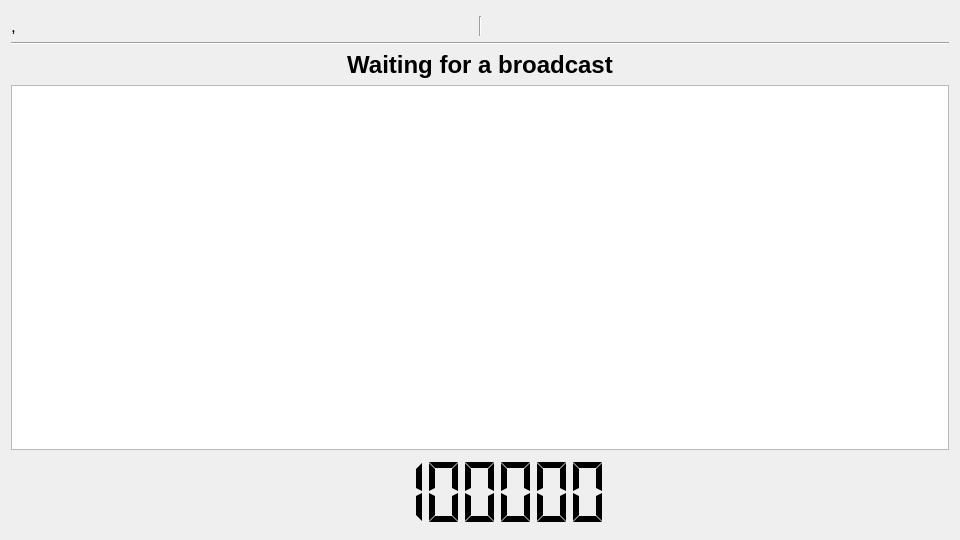
<?xml version="1.0" encoding="UTF-8"?>
<ui version="4.0">
 <class>FightclubTeleprinter</class>
 <widget class="QMainWindow" name="FightclubTeleprinter">
  <property name="geometry">
   <rect>
    <x>0</x>
    <y>0</y>
    <width>960</width>
    <height>540</height>
   </rect>
  </property>
  <property name="minimumSize">
   <size>
    <width>720</width>
    <height>405</height>
   </size>
  </property>
  <property name="windowTitle">
   <string>Fightclub Teleprinter</string>
  </property>
  <property name="locale">
   <locale language="English" country="UnitedStates"/>
  </property>
  <widget class="QWidget" name="centralWidget">
   <layout class="QVBoxLayout" name="verticalLayout">
    <item>
     <spacer name="verticalSpacer">
      <property name="orientation">
       <enum>Qt::Vertical</enum>
      </property>
      <property name="sizeType">
       <enum>QSizePolicy::Fixed</enum>
      </property>
      <property name="sizeHint" stdset="0">
       <size>
        <width>20</width>
        <height>5</height>
       </size>
      </property>
     </spacer>
    </item>
    <item>
     <layout class="QHBoxLayout" name="horizontalLayout">
      <item>
       <widget class="QLabel" name="problabel">
        <property name="font">
         <font>
          <pointsize>13</pointsize>
         </font>
        </property>
        <property name="text">
         <string>&lt;ApplicationName&gt;, &lt;Version&gt;</string>
        </property>
        <property name="textFormat">
         <enum>Qt::PlainText</enum>
        </property>
        <property name="alignment">
         <set>Qt::AlignBottom|Qt::AlignLeading|Qt::AlignLeft</set>
        </property>
        <property name="wordWrap">
         <bool>true</bool>
        </property>
       </widget>
      </item>
      <item>
       <widget class="Line" name="line_2">
        <property name="sizePolicy">
         <sizepolicy hsizetype="Fixed" vsizetype="Preferred">
          <horstretch>0</horstretch>
          <verstretch>0</verstretch>
         </sizepolicy>
        </property>
        <property name="orientation">
         <enum>Qt::Vertical</enum>
        </property>
       </widget>
      </item>
      <item>
       <widget class="QLabel" name="perflabel">
        <property name="font">
         <font>
          <pointsize>13</pointsize>
         </font>
        </property>
        <property name="frameShape">
         <enum>QFrame::NoFrame</enum>
        </property>
        <property name="text">
         <string>&lt;empty&gt;</string>
        </property>
        <property name="textFormat">
         <enum>Qt::PlainText</enum>
        </property>
        <property name="alignment">
         <set>Qt::AlignBottom|Qt::AlignRight|Qt::AlignTrailing</set>
        </property>
        <property name="wordWrap">
         <bool>true</bool>
        </property>
       </widget>
      </item>
     </layout>
    </item>
    <item>
     <widget class="Line" name="line">
      <property name="orientation">
       <enum>Qt::Horizontal</enum>
      </property>
     </widget>
    </item>
    <item>
     <widget class="QLabel" name="phaselabel">
      <property name="sizePolicy">
       <sizepolicy hsizetype="Minimum" vsizetype="Preferred">
        <horstretch>0</horstretch>
        <verstretch>0</verstretch>
       </sizepolicy>
      </property>
      <property name="font">
       <font>
        <pointsize>18</pointsize>
        <weight>75</weight>
        <bold>true</bold>
       </font>
      </property>
      <property name="text">
       <string>Waiting for a broadcast</string>
      </property>
      <property name="textFormat">
       <enum>Qt::PlainText</enum>
      </property>
      <property name="alignment">
       <set>Qt::AlignCenter</set>
      </property>
      <property name="wordWrap">
       <bool>true</bool>
      </property>
     </widget>
    </item>
    <item>
     <widget class="ThemeClockWidget" name="clockwidget">
      <property name="sizePolicy">
       <sizepolicy hsizetype="Expanding" vsizetype="Expanding">
        <horstretch>0</horstretch>
        <verstretch>5</verstretch>
       </sizepolicy>
      </property>
      <property name="renderHints">
       <set>QPainter::Antialiasing|QPainter::SmoothPixmapTransform|QPainter::TextAntialiasing</set>
      </property>
     </widget>
    </item>
    <item>
     <widget class="QLCDNumber" name="lcdtimedisplay">
      <property name="sizePolicy">
       <sizepolicy hsizetype="Minimum" vsizetype="Minimum">
        <horstretch>1</horstretch>
        <verstretch>1</verstretch>
       </sizepolicy>
      </property>
      <property name="frameShape">
       <enum>QFrame::NoFrame</enum>
      </property>
      <property name="digitCount">
       <number>7</number>
      </property>
      <property name="segmentStyle">
       <enum>QLCDNumber::Flat</enum>
      </property>
      <property name="intValue" stdset="0">
       <number>8888888</number>
      </property>
     </widget>
    </item>
   </layout>
  </widget>
 </widget>
 <layoutdefault spacing="6" margin="11"/>
 <customwidgets>
  <customwidget>
   <class>ThemeClockWidget</class>
   <extends>QGraphicsView</extends>
   <header>themeclockwidget.h</header>
  </customwidget>
 </customwidgets>
 <resources/>
 <connections/>
</ui>
